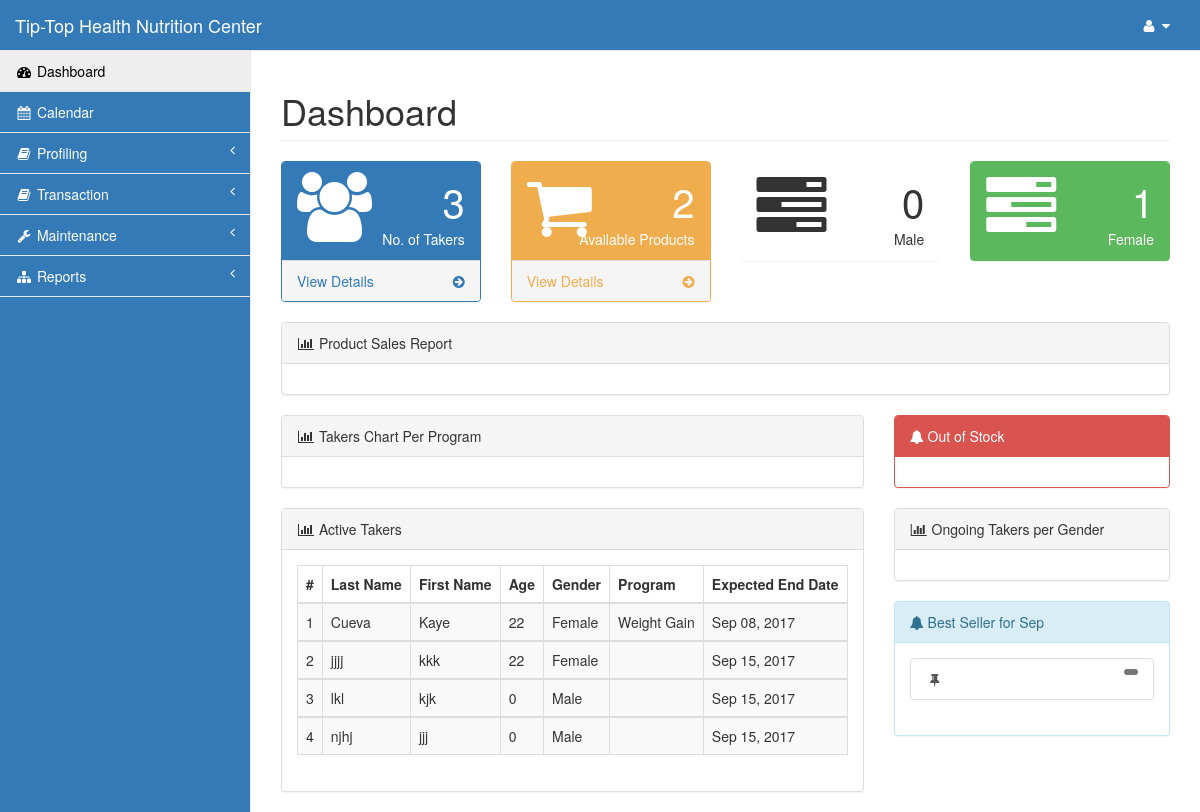
/pages/index.php (signed in), run on the app's committed database.
### tables this page shows
CREATE TABLE `taker` (
  `id` int(11) NOT NULL,
  `last` varchar(15) NOT NULL,
  `first` varchar(15) NOT NULL,
  `phone` varchar(11) NOT NULL,
  `gender` varchar(6) NOT NULL,
  `bday` date NOT NULL,
  `referrer_id` int(11) NOT NULL,
  `referrer_contact` varchar(30) NOT NULL,
  `address` varchar(100) NOT NULL,
  `email` varchar(30) NOT NULL,
  `status` varchar(8) NOT NULL,
  `points` decimal(7,2) NOT NULL,
  `discount` decimal(10,2) NOT NULL,
  `height` decimal(5,2) NOT NULL,
  `orig_weight` decimal(5,2) NOT NULL
);

CREATE TABLE `program` (
  `program_id` int(11) NOT NULL,
  `program_name` varchar(30) NOT NULL
);

CREATE TABLE `monitoring` (
  `monitor_id` int(11) NOT NULL,
  `id` int(11) NOT NULL,
  `sponsor` varchar(30) NOT NULL,
  `program_id` int(11) NOT NULL,
  `target` varchar(50) NOT NULL,
  `monitor_status` varchar(15) NOT NULL,
  `start_date` date NOT NULL
);

### pages/index.php (the view, shortened to what this page needs)
<?php include('session.php');?>
<!DOCTYPE html>
<html lang="en">
<head>
    <?php include('css.php');?>
</head>
<body>
    <div id="wrapper">
        <?php include('nav.php');?>
        <div id="page-wrapper">
            <div class="row">
                <div class="col-lg-12">
                    <h1 class="page-header">Dashboard</h1>
                </div>
            </div>
            <div class="row">
                <div class="col-lg-3 col-md-6">
                    <div class="panel panel-primary">
                        <div class="panel-heading">
                            <div class="row">
                                <div class="col-xs-3">
                                    <i class="fa fa-users fa-5x"></i>
                                </div>
<?php
        $query=mysqli_query($con,"select * from taker where status='Active'")or die(mysqli_error($con));
          $takers=mysqli_num_rows($query);
?>
                                <div class="col-xs-9 text-right">
                                    <div class="huge"><?php echo $takers;?></div>
                                    <div>No. of Takers</div>
                                </div>
                            </div>
                        </div>
                        <a href="#">
                            <div class="panel-footer">
                                <span class="pull-left">View Details</span>
                                <span class="pull-right"><i class="fa fa-arrow-circle-right"></i></span>
                                <div class="clearfix"></div>
                            </div>
                        </a>
                    </div>
                </div>
                <div class="col-lg-3 col-md-6">
                    <div class="panel panel-yellow">
                        <div class="panel-heading">
                            <div class="row">
                                <div class="col-xs-3">
                                    <i class="fa fa-shopping-cart fa-5x"></i>
                                </div>
<?php
        $query2=mysqli_query($con,"select * from product")or die(mysqli_error($con));
          $product=mysqli_num_rows($query2);
?>
                                <div class="col-xs-9 text-right">
                                    <div class="huge"><?php echo $product;?></div>
                                    <div>Available Products</div>
                                </div>
                            </div>
                        </div>
                        <a href="#">
                            <div class="panel-footer">
                                <span class="pull-left">View Details</span>
                                <span class="pull-right"><i class="fa fa-arrow-circle-right"></i></span>
                                <div class="clearfix"></div>
                            </div>
                        </a>
                    </div>
                </div>
<?php
    $result = mysqli_query($con,"SELECT gender FROM `monitoring` natural join taker where monitor_status!='Finished' and gender='male' group by gender");
            $male=mysqli_num_rows($result);
?>
                <div class="col-lg-3 col-md-6">
                    <div class="panel panel-orange">
                        <div class="panel-heading">
                            <div class="row">
                                <div class="col-xs-3">
                                    <i class="fa fa-tasks fa-5x"></i>
                                </div>
                                <div class="col-xs-9 text-right">
                                    <div class="huge"><?php echo $male;?></div>
                                    <div> Male </div>
                                </div>
                            </div>
                        </div>
                    </div>
                </div>
<?php
    $result = mysqli_query($con,"SELECT gender FROM `monitoring` natural join taker where monitor_status!='Finished' and gender='female' group by gender");
            $female=mysqli_num_rows($result);
?>
                <div class="col-lg-3 col-md-6">
                    <div class="panel panel-green">
                        <div class="panel-heading">
                            <div class="row">
                                <div class="col-xs-3">
                                    <i class="fa fa-tasks fa-5x"></i>
                                </div>
                                <div class="col-xs-9 text-right">
                                    <div class="huge"><?php echo $female;?></div>
                                    <div> Female </div>
                                </div>
                            </div>
                        </div>
                    </div>
                </div>
            </div>
             <div class="row">
                <div class="col-lg-12">
                    <div class="panel panel-default">
                        <div class="panel-heading">
                            <i class="fa fa-bar-chart-o fa-fw"></i> Product Sales Report
                        </div>
                        <div class="panel-body">
                        </div>
                    </div>
                </div>
            </div>
            <div class="row">
                <div class="col-lg-8">
                    <div class="panel panel-default">
                        <div class="panel-heading">
                            <i class="fa fa-bar-chart-o fa-fw"></i> Takers Chart Per Program
                        </div>
                        <div class="panel-body">
                        </div>
                    </div>
                    <div class="panel panel-default">
                        <div class="panel-heading">
                            <i class="fa fa-bar-chart-o fa-fw"></i> Active Takers
                        </div>
                        <div class="panel-body">
                            <div class="row">
                                <div class="col-lg-12">
                                    <div class="table-responsive">
                                        <table class="table table-bordered table-hover table-striped">
                                            <thead>
                                                <tr>
                                                    <th>#</th>
                                                    <th>Last Name</th>
                                                    <th>First Name</th>
                                                    <th>Age</th>
                                                    <th>Gender</th>
                                                    <th>Program</th>
                                                    <th>Expected End Date</th>
                                                </tr>
<?php
        $a=1;
        $query=mysqli_query($con,"select * from taker order by last,first")or die(mysqli_error($con));
          while ($row=mysqli_fetch_array($query)){
            $id=$row['id'];
            $age = date_create($row['bday'])->diff(date_create('today'))->y;
             $query1=mysqli_query($con,"select *,COUNT(*) as day from monitoring natural join program where id='$id' and monitor_status!='Finished' order by monitor_id desc LIMIT 0,1")or die(mysqli_error($con));
                $row1=mysqli_fetch_array($query1);
                      $start=$row1['start_date'];
                      $end = date("Y-m-d",strtotime($start. " + 10 days"));
?>
                                            </thead>
                                            <tbody>
                                    <tr class="odd gradeX">
                                        <td class="center"><?php echo $a;?></td>
                                        <td><?php echo $row['last'];?></td>
                                        <td><?php echo $row['first'];?></td>
                                        <td><?php echo $age;?></td>
                                        <td><?php echo $row['gender'];?></td>
                                        <td><?php echo $row1['program_name'];?></td>
                                        <td><?php echo date("M d, Y",strtotime($end));?></td>
                                    </tr>
<?php $a++;}?>
                                            </tbody>
                                        </table>
                                    </div>
                                </div>
                                <div class="col-lg-8">
                                </div>
                            </div>
                        </div>
                    </div>
                    </div>
                <div class="col-lg-4">
                    <div class="panel panel-red">
                        <div class="panel-heading">
                            <i class="fa fa-bell"></i> Out of Stock
                        </div>
                        <div class="panel-body">
                            </div>
                        </div>
                        <div class="panel panel-default">
                        <div class="panel-heading">
                            <i class="fa fa-bar-chart-o fa-fw"></i> Ongoing Takers per Gender
                        </div>
                        <div class="panel-body">
                        </div>
                    </div>
                    </div>
                    <div class="col-lg-4">
                    <div class="panel panel-info">
                        <div class="panel-heading">
                            <i class="fa fa-bell"></i> Best Seller for <?php echo date("M");?>
                        </div>
                        <div class="panel-body">
<?php
        $m=date('m');
        $y=date('Y');
        $query=mysqli_query($con,"select *,SUM(stockout_qty) as qty from stockout natural join product where YEAR(stockout_date)='$y' and MONTH(stockout_date)='$m' order by qty asc LIMIT 0,10")or die(mysqli_error($con));
          while($row=mysqli_fetch_array($query))
                {
?>
                            <div class="list-group">
                                <a href="#" class="list-group-item">
                                    <i class="fa fa-thumb-tack fa-fw"></i> <?php echo $row['prod_name'];?>
                                    <span class="pull-right small badge badge-green">
                                    </span>
                                </a>
<?php }?>
                            </div>
                        </div>
                    </div>
                    </div>
                    </div>
            </div>
        </div>
</body>
</html>

### pages/css.php (style rules this page uses)
.navbar-default, body { background-color: #337ab7!important; }

### data on the page
taker: last "Cueva", first "Kaye", bday "22", gender "Female", program.program_name "Weight Gain"
taker: last "jjjj", first "kkk", bday "22", gender "Female"
taker: last "lkl", first "kjk", bday "0", gender "Male"
taker: last "njhj", first "jjj", bday "0", gender "Male"

### other printed values
$takers "3"
$product "2"
$male "0"
$female "1"
